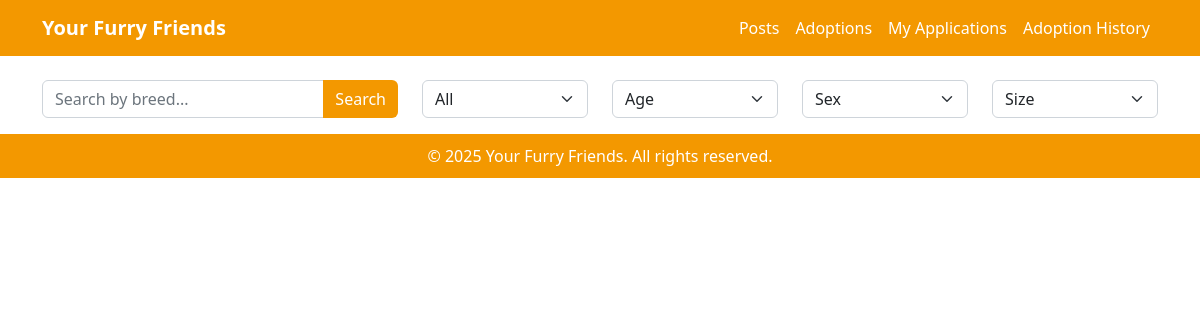
Before: /adoptions/ with the older database file.
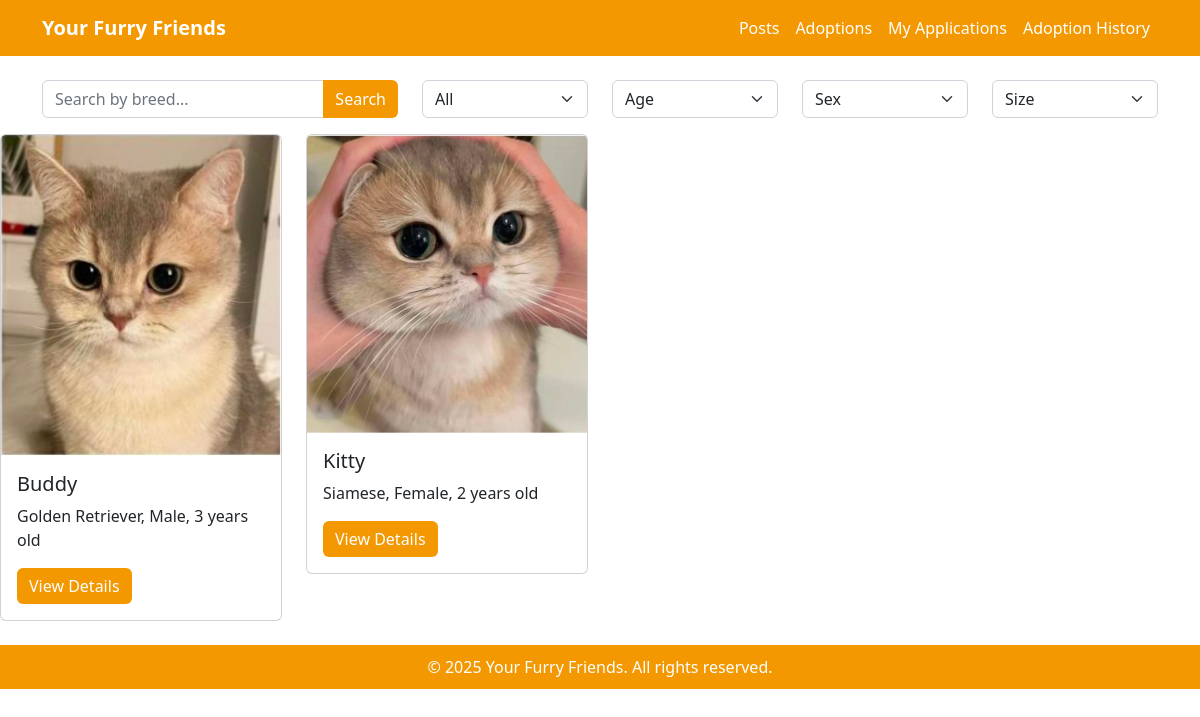
After: the same page with the newer database file.
### posts/models.py (models this page shows, shortened)
class Pet(models.Model):
    pet_id = models.AutoField(primary_key=True)
    name = models.CharField(max_length=100)
    sex = models.CharField(max_length=10, choices=[('Male', 'Male'), ('Female', 'Female')])
    age = models.IntegerField()
    weight = models.FloatField()
    breed = models.CharField(max_length=100, blank=True, null=True)
    size = models.CharField(max_length=50, choices=[('Small', 'Small'), ('Medium', 'Medium'), ('Large', 'Large')])
    status = models.CharField(max_length=20, choices=[('Available', 'Available'), ('Adopted', 'Adopted')], default='Available')
    posted_by = models.ForeignKey(settings.AUTH_USER_MODEL, on_delete=models.CASCADE)  # 关联用户
    created_at = models.DateTimeField(auto_now_add=True)
    type = models.CharField(max_length=50, choices=[('Dog', 'Dog'), ('Cat', 'Cat')])

class PetImage(models.Model):
    pet_image_id = models.AutoField(primary_key=True)
    pet = models.ForeignKey(Pet, on_delete=models.CASCADE, related_name="images")
    pet_image = models.ImageField(upload_to='pet_images/')

### adoptions/views.py (the view)
# urls.py: path('', views.available_pets, name='available_pets'),
def available_pets(request):
    pets = Pet.objects.all()
    search_query = request.GET.get('q', '').strip()
    pet_type = request.GET.get('pet_type', '').strip()
    age_category = request.GET.get('age', '').strip()
    sex = request.GET.get('sex', '').strip()
    size = request.GET.get('size', '').strip()
    if search_query:
        pets = pets.filter(breed__icontains=search_query)
    if pet_type:
        pets = pets.filter(type__iexact=pet_type)
    if age_category:
        if age_category.lower() == 'young':
            pets = pets.filter(age__lte=2)
        elif age_category.lower() == 'adult':
            pets = pets.filter(age__gt=2)
    if sex:
        pets = pets.filter(sex__iexact=sex)
    if size:
        pets = pets.filter(size__iexact=size)
    context = {'pets': pets}
    return render(request, 'adoptions/available_pets.html', context)

### templates/adoptions/available_pets.html (shortened to what this page needs)
{% extends 'adoptions/base.html' %}
{% load static %}
{% block content %}
<div class="container">
  <form method="get" action="{% url 'adoptions:available_pets' %}">
  <div class="row mt-4">
    <div class="col-md-4 mb-3">
      <div class="input-group">
        <input type="text" name="q" class="form-control" placeholder="Search by breed..." onchange="this.form.submit()">
        <button class="btn btn-orange" type="submit">Search</button>
      </div>
    </div>
    <div class="col-md-2 mb-3">
      <select class="form-select" name="pet_type" onchange="this.form.submit()">
          <option value="">All</option>
      </select>
    </div>
    <div class="col-md-2 mb-3">
      <select class="form-select" name="age" onchange="this.form.submit()">
        <option value="">Age</option>
      </select>
    </div>
    <div class="col-md-2 mb-3">
      <select class="form-select" name="sex" onchange="this.form.submit()">
        <option value="">Sex</option>
      </select>
    </div>
    <div class="col-md-2 mb-3">
      <select class="form-select" name="size" onchange="this.form.submit()">
        <option value="">Size</option>
      </select>
    </div>
  </div>
</form>
</div>
  <div class="row row-cols-1 row-cols-md-4 g-4">
    {% for pet in pets %}
      <div class="col">
        <div class="card">
          {% with pet.images.all|first as first_image %}
            {% if first_image %}
              <img src="{{ first_image.pet_image.url }}" class="card-img-top" alt="{{ pet.name }}">
            {% else %}
              <img src="{% static 'images/default_pet.jpg' %}" class="card-img-top" alt="{{ pet.name }}">
            {% endif %}
          {% endwith %}
          <div class="card-body">
            <h5 class="card-title">{{ pet.name }}</h5>
            <p class="card-text">
              {% if pet.breed %}{{ pet.breed }}, {% endif %} {{ pet.sex }}, {{ pet.age }} years old
            </p>
            <a href="{% url 'adoptions:pet_detail' pet_id=pet.pet_id %}" class="btn btn-orange">View Details</a>
          </div>
        </div>
      </div>
    {% endfor %}
</div>
{% endblock %}

### templates/adoptions/base.html (shortened to what this page needs)
{% load static %}
<!DOCTYPE html>
<html lang="en">
<head>
  <link
    href="https://cdn.jsdelivr.net/npm/bootstrap@5.2.3/dist/css/bootstrap.min.css"
    rel="stylesheet"
  >
</head>
<body>
<nav class="navbar navbar-expand-lg">
  <div class="container">
    <a class="navbar-brand fw-bold" href="#">Your Furry Friends</a>
    <div class="collapse navbar-collapse" id="navbarNav">
      <ul class="navbar-nav ms-auto">
        <li class="nav-item">
          <a class="nav-link" href="#">Posts</a>
        </li>
        <li class="nav-item">
          <a class="nav-link" href="#">Adoptions</a>
        </li>
        <li class="nav-item">
          <a class="nav-link" href="#">My Applications</a>
        </li>
        <li class="nav-item">
          <a class="nav-link" href="#">Adoption History</a>
        </li>
      </ul>
    </div>
  </div>
</nav>
<main class="my-4">
  {% block content %}{% endblock %}
</main>
<footer>
  <div class="container">
    <p class="mb-0">© 2025 Your Furry Friends. All rights reserved.</p>
  </div>
</footer>
</body>
</html>

### templates/adoptions/base.html (style rules this page uses)
:root { --main-orange: #f39800; }
.navbar { background-color: var(--main-orange); }
.navbar .navbar-brand, .navbar .nav-link { color: #fff !important; }
.btn-orange { background-color: var(--main-orange); color: #fff; border: none; }
footer { background-color: var(--main-orange); color: #fff; padding: 10px 0; text-align: center; margin-top: 20px; }

Changed rows visible on the page:
added Pet: pet_image (picture), name "Buddy", breed "Golden Retriever", sex "Male", age "3"
added Pet: pet_image (picture), name "Kitty", breed "Siamese", sex "Female", age "2"
